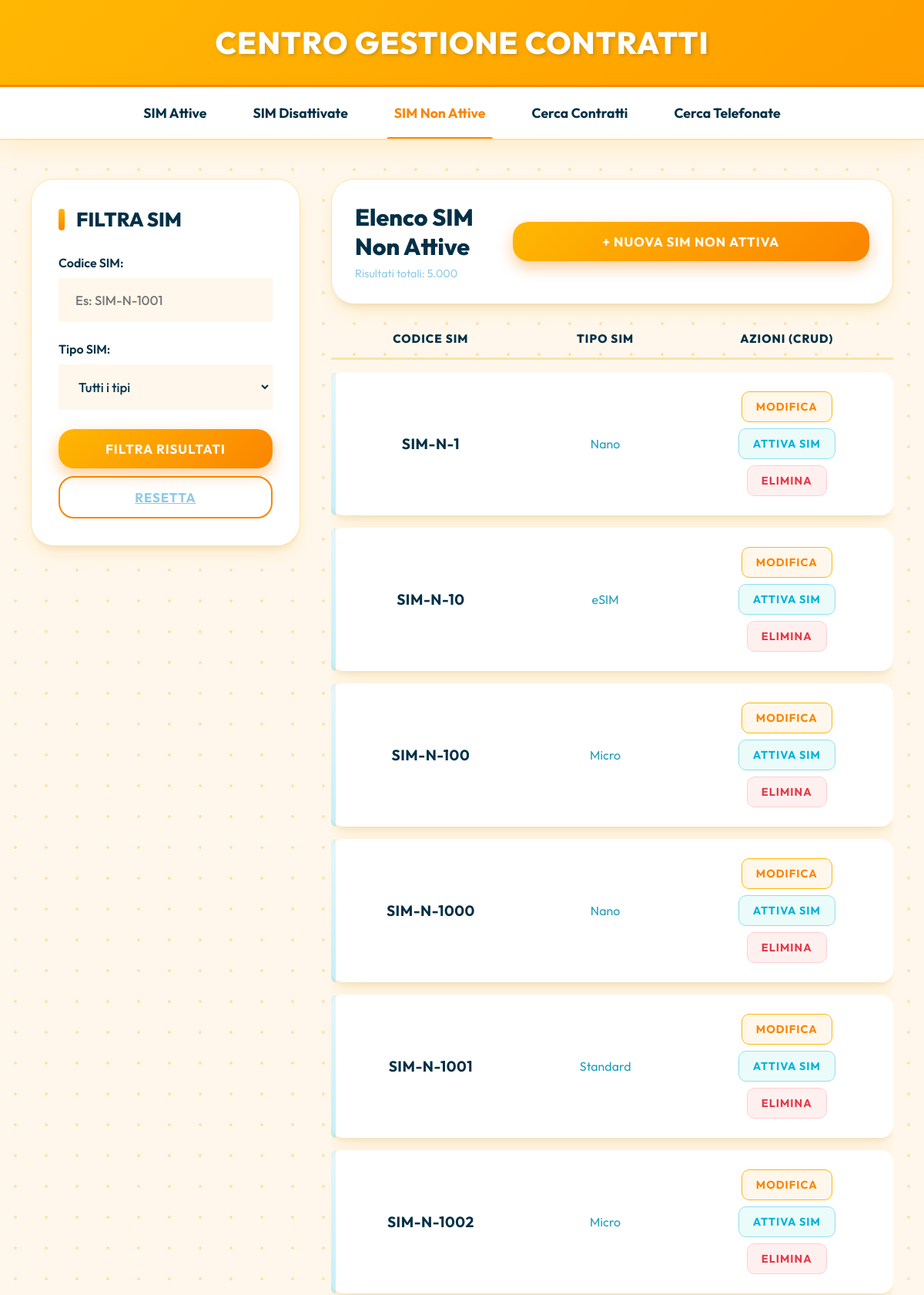
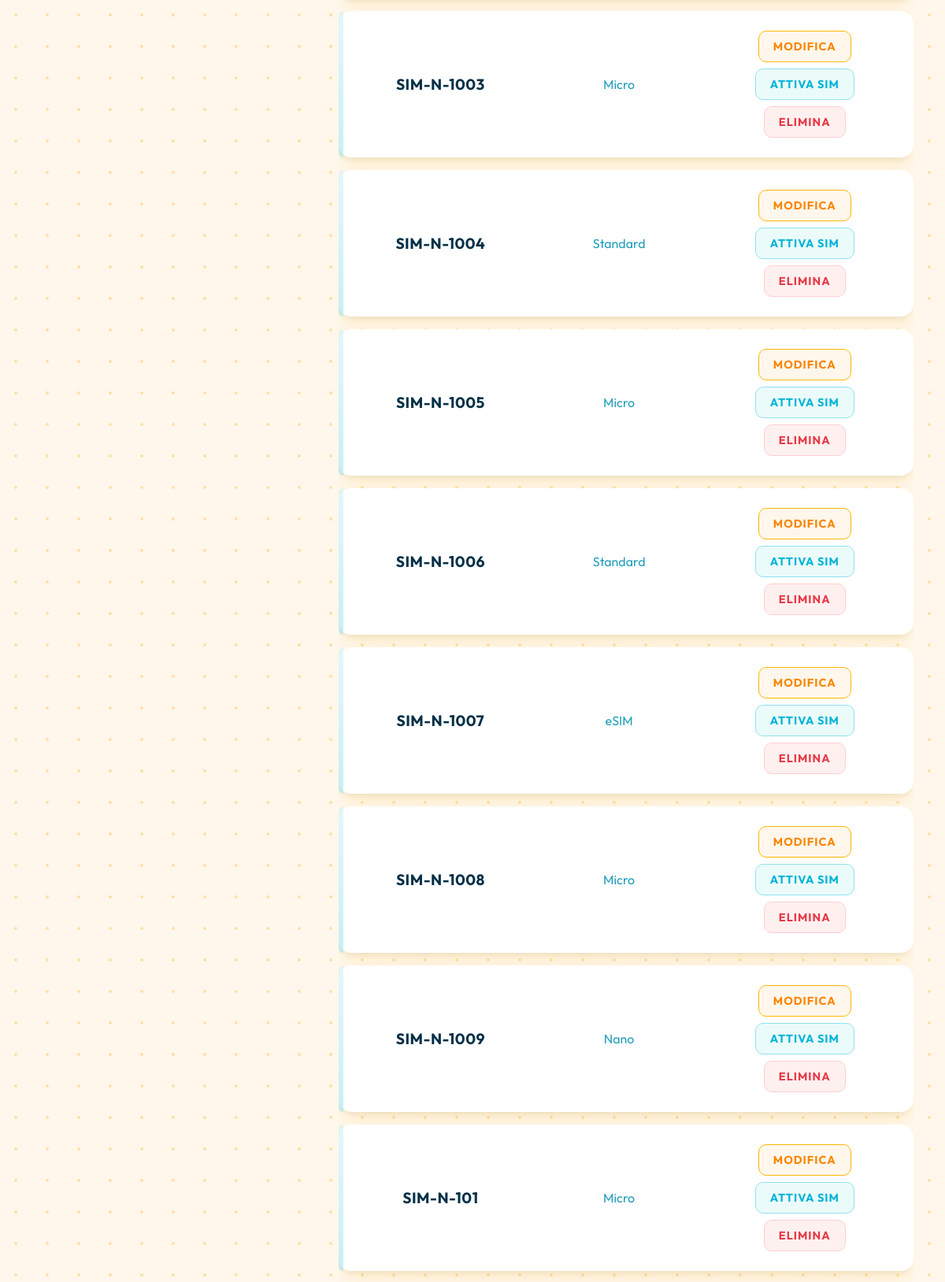
Page /sim_non_attive.php (upper part) on the committed database (2 pictures, top to bottom).
### tables this page shows
CREATE TABLE IF NOT EXISTS SIMNonAttiva (
    codice VARCHAR(50) PRIMARY KEY,
    tipoSIM VARCHAR(20) NOT NULL
);

### sim_non_attive.php (the view, shortened to what this page needs)
<?php
require_once 'connessione.php';
$cerca_codice = isset($_GET['cerca-codice']) ? $conn->real_escape_string($_GET['cerca-codice']) : '';
$limit = 50;
$page = isset($_GET['page']) && is_numeric($_GET['page']) ? (int)$_GET['page'] : 1;
$offset = ($page - 1) * $limit;
$where_clause = " WHERE 1=1";
$sql_count = "SELECT COUNT(*) as totale FROM SIMNonAttiva S" . $where_clause;
$r_count = $conn->query($sql_count);
$row_count = $r_count->fetch_assoc();
$total_rows = $row_count['totale'];
$sql_query = "SELECT S.codice, S.tipoSIM
              FROM SIMNonAttiva S
              " . $where_clause . "
              ORDER BY S.codice ASC
              LIMIT $limit OFFSET $offset";
$result = $conn->query($sql_query);
?>
<!DOCTYPE html>
<html lang="it">
<head>
    <link rel="stylesheet" href="style.css?v=<?php echo time(); ?>">
</head>
<body>
    <header class="site-header">
        <h1>Centro Gestione Contratti</h1>
    </header>
    <nav class="site-nav">
        <ul>
            <li><a href="index.php">SIM Attive</a></li>
            <li><a href="sim_disattivate.php">SIM Disattivate</a></li>
            <li><a href="sim_non_attive.php" class="active">SIM Non Attive</a></li>
            <li><a href="contratti.php">Cerca Contratti</a></li>
            <li><a href="telefonate.php">Cerca Telefonate</a></li>
        </ul>
    </nav>
    <div class="main-container">
        <aside class="filtro-ricerca">
            <h2>Filtra SIM</h2>
            <form action="sim_non_attive.php" method="GET">
                <div class="form-group">
                    <label for="cerca-codice">Codice SIM:</label>
                    <input type="text" id="cerca-codice" name="cerca-codice" placeholder="Es: SIM-N-1001" value="<?php echo htmlspecialchars($cerca_codice); ?>">
                </div>
                <div class="form-group">
                    <label for="cerca-tipo">Tipo SIM:</label>
                    <select id="cerca-tipo" name="cerca-tipo">
                        <option value="">Tutti i tipi</option>
                    </select>
                </div>
                <button type="submit" class="btn btn-primary">Filtra Risultati</button>
                <a href="sim_non_attive.php" class="btn btn-secondary" style="display:block; text-align:center; margin-top:10px; color:var(--text-muted); text-decoration:underline;">Resetta</a>
            </form>
        </aside>
        <main class="contenuto-risultati">
            <div class="header-risultati">
                <div>
                    <h2>Elenco SIM Non Attive</h2>
                    <span style="color:var(--text-muted); font-size: 0.9rem;">Risultati totali: <?php echo number_format($total_rows, 0, ',', '.'); ?></span>
                </div>
                <button class="btn btn-primary add-btn" onclick="openCreateModal()">+ Nuova SIM Non Attiva</button>
            </div>
            <?php if ($result && $result->num_rows > 0): ?>
            <div class="table-wrapper">
                <table class="data-table data-table-nonattiva">
                    <thead>
                        <tr>
                            <th>Codice SIM</th>
                            <th>Tipo SIM</th>
                            <th>Azioni (CRUD)</th>
                        </tr>
                    </thead>
                    <tbody>
                        <?php while ($row = $result->fetch_assoc()): ?>
                            <tr>
                                <td><strong><?php echo htmlspecialchars($row['codice']); ?></strong></td>
                                <td><?php echo htmlspecialchars($row['tipoSIM']); ?></td>
                                <td>
                                    <div class="actions" style="justify-content: center;">
                                        <button class="btn btn-sm btn-edit" onclick="openUpdateModal('<?php echo addslashes($row['codice']); ?>', '<?php echo addslashes($row['tipoSIM']); ?>')">Modifica</button>
                                        <button class="btn btn-sm btn-activate" onclick="openActivateModal('<?php echo addslashes($row['codice']); ?>')">Attiva SIM</button>
                                        <button class="btn btn-sm btn-delete" onclick="openDeleteModal('<?php echo addslashes($row['codice']); ?>')">Elimina</button>
                                    </div>
                                </td>
                            </tr>
                        <?php endwhile; ?>
                    </tbody>
                </table>
            </div>
            <?php else: ?>
                <p style="color:var(--text-muted); font-style:italic; margin-top:20px;">Nessuna SIM trovata per i criteri specificati.</p>
            <?php endif; ?>
        </main>
    </div>
</body>
</html>

### rows in the picture
simnonattiva: codice "SIM-N-1", tipoSIM "Nano"
simnonattiva: codice "SIM-N-10", tipoSIM "eSIM"
simnonattiva: codice "SIM-N-100", tipoSIM "Micro"
simnonattiva: codice "SIM-N-1000", tipoSIM "Nano"
simnonattiva: codice "SIM-N-1001", tipoSIM "Standard"
simnonattiva: codice "SIM-N-1002", tipoSIM "Micro"
simnonattiva: codice "SIM-N-1003", tipoSIM "Micro"
simnonattiva: codice "SIM-N-1004", tipoSIM "Standard"
simnonattiva: codice "SIM-N-1005", tipoSIM "Micro"
simnonattiva: codice "SIM-N-1006", tipoSIM "Standard"
simnonattiva: codice "SIM-N-1007", tipoSIM "eSIM"
simnonattiva: codice "SIM-N-1008", tipoSIM "Micro"
simnonattiva: codice "SIM-N-1009", tipoSIM "Nano"
simnonattiva: codice "SIM-N-101", tipoSIM "Micro"

### other values in the picture
$total_rows "5.000"
